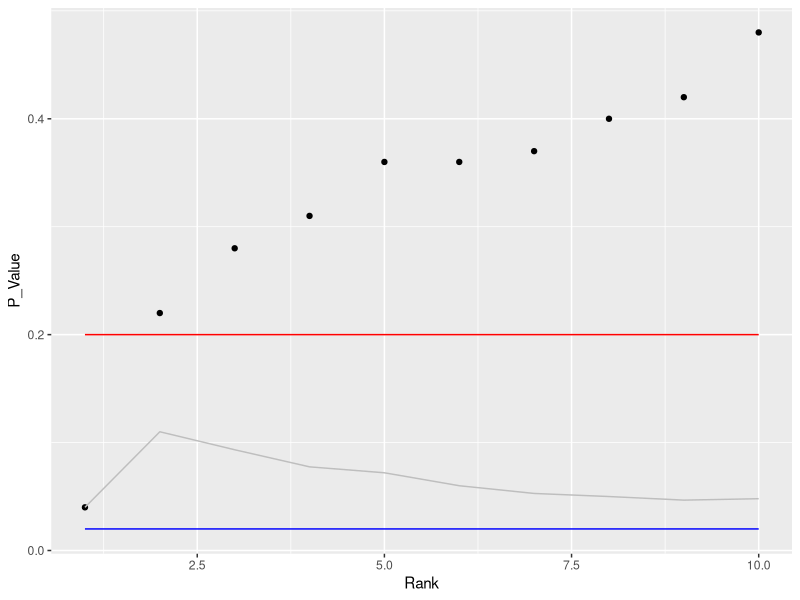
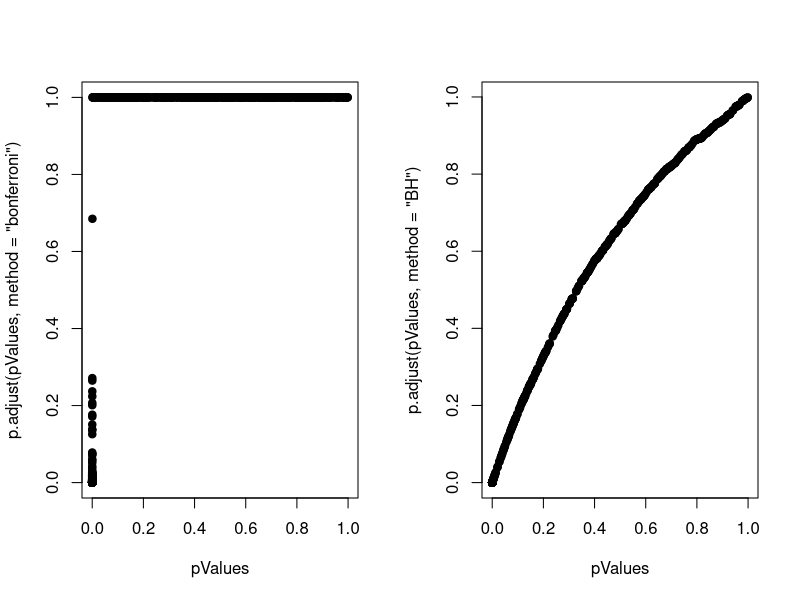

The R script that drew these images, in order:
## ---- chunk 1
library(ggplot2)
set.seed(2235)

Rank <- seq(1,10)
P_Value <- sort(sample(seq(0,.8,.01),10, replace=TRUE))

No_Correction <- rep(.2,10)
Bonferroni_FWER <- No_Correction/ length(Rank)
BH_FDR <- P_Value/Rank
	
g <- ggplot() + aes(Rank, P_Value) + geom_point();
g <- g + scale_y_continuous( breaks=seq(0,.8,.2) );
g <- g + geom_line(aes(x=Rank, y=No_Correction), color="red", show.legend = TRUE);
g <- g + geom_line(aes(x=Rank, y=Bonferroni_FWER), color="blue", show.legend = TRUE);
g <- g + geom_line(aes(x=Rank, y=BH_FDR), color="gray", show.legend = TRUE);

g
## ---- chunk 2
set.seed(1010093)

pValues <- rep(NA, 1000)

for(i in 1:1000) {
	
	# simulate 2 independant, unrelated variables
	y <- rnorm(20)
  	x <- rnorm(20)
	
	# fit y to x, and get the p-value
	pValues[i] <- summary(lm(y ~ x))$coeff[2,4]
	
}

head(pValues)
sum(pValues < .05)
## ---- chunk 3
# The FWER adjustment
sum(p.adjust(pValues, method = "bonferroni") < 0.05)


# The FDR adjustment
sum(p.adjust(pValues, method = "BH") < 0.05)
## ---- chunk 4
set.seed(1010093)

pValues <- rep(NA, 1000)

for(i in 1:1000) {
	
	x <- rnorm(20)
	
	if (i <= 500) { # first 500 are random, i.e. Beta = 0
		y <- rnorm(20)
	} 
	
	else { # for last 500, y = 2*x, i.e. Beta = 2
		y <- rnorm(20, mean = 2*x)
	}
	
	# fit y to x, and get the p-value
	pValues[i] <- summary(lm(y ~ x))$coeff[2,4]
	
}

# True status is:
# first 500: Beta = 0
# last 500:  Beta not = 0
trueStatus <- rep(c("zero","not zero"),each=500)
table(pValues < 0.05, trueStatus)
## ---- chunk 5
# The FWER adjustment
table(p.adjust(pValues, method = "bonferroni") < 0.05, trueStatus)
## ---- chunk 6
# The FDR adjustment
table(p.adjust(pValues, method = "BH") < 0.05, trueStatus)
## ---- chunk 7
par(mfrow=c(1,2))
plot(pValues,p.adjust(pValues,method="bonferroni"),pch=19)
plot(pValues,p.adjust(pValues,method="BH"),pch=19)
